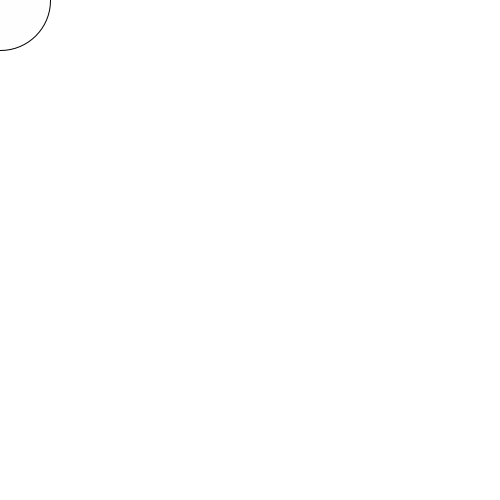
Frame 1 (no input)
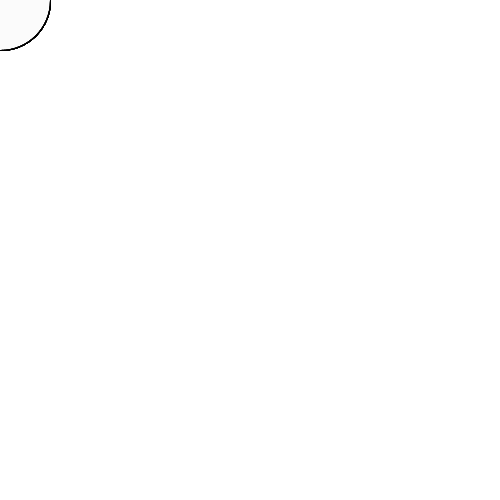
Frame 60 (the mouse pressed at the canvas centre just before this capture)
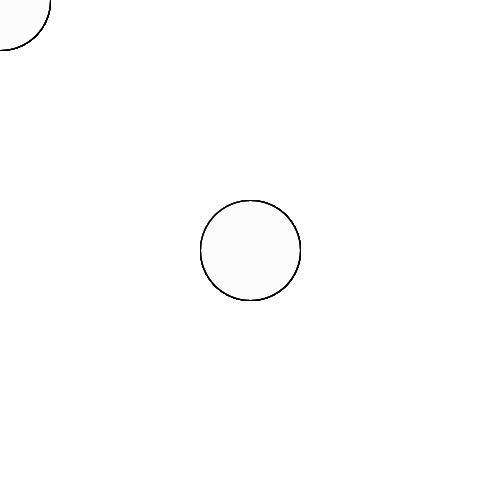
Frame 120 (the mouse held since frame 60 and released just before this capture)

The Processing sketch that drew these frames (run headless with seeded random() and noise(); from frame 60 on, the mouse is pressed at the canvas centre):

// Processing sketch: processing_36237
// ── processing_36237.pde

int a = 100;
int colour = 0;
 
void setup(){
  size(500,500);
  background(255);
}
 
void draw(){
  if (mousePressed &&(mouseButton == LEFT)){
    fill(200, 40);
  }else if (mousePressed && (mouseButton == RIGHT)){
      fill(0, 80);
  }else{
      fill(250,40);
  }

  ellipse(mouseX, mouseY, a, a);
}
